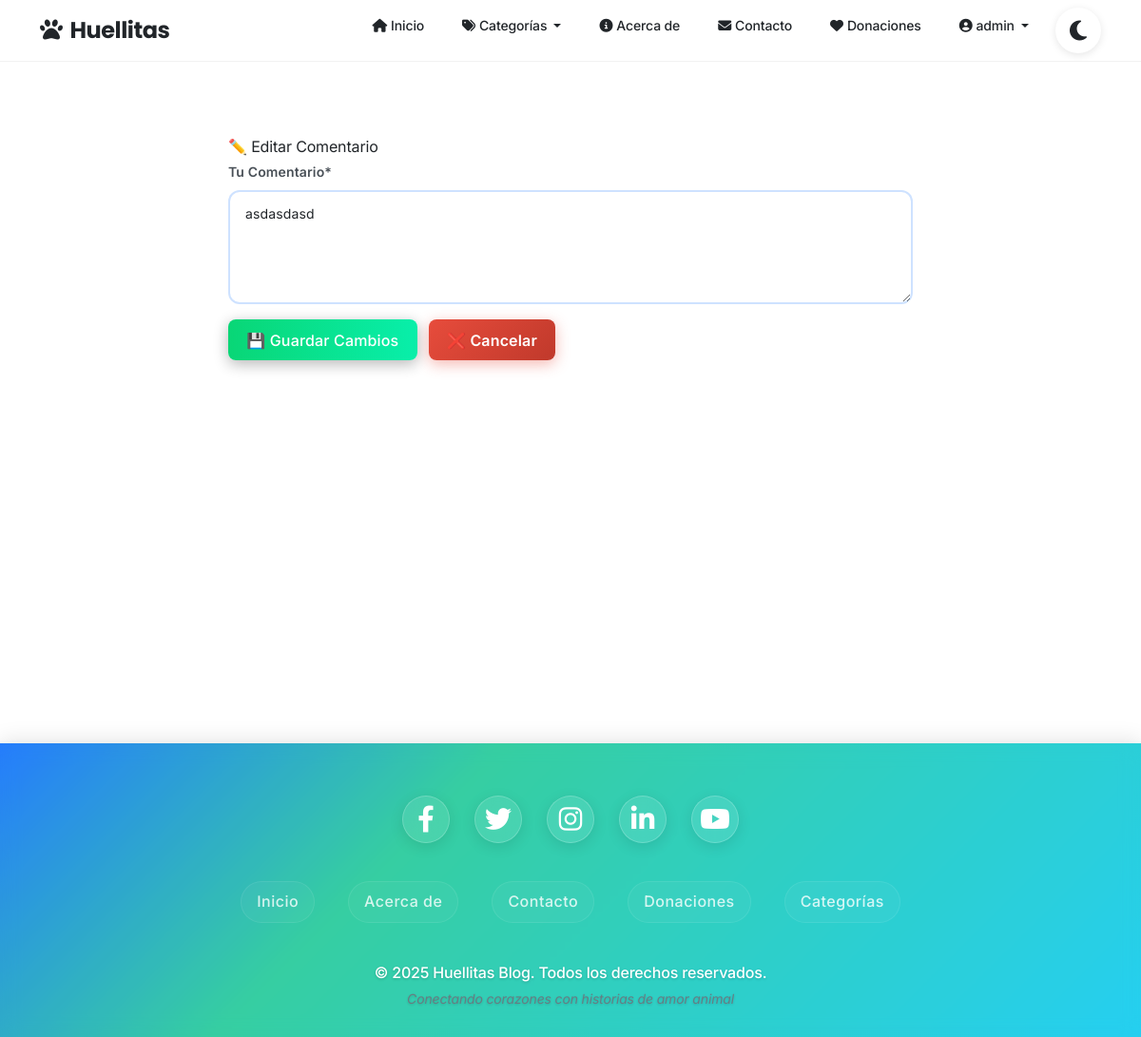
The app's page /comentario/9/editar/ (signed in), older data.
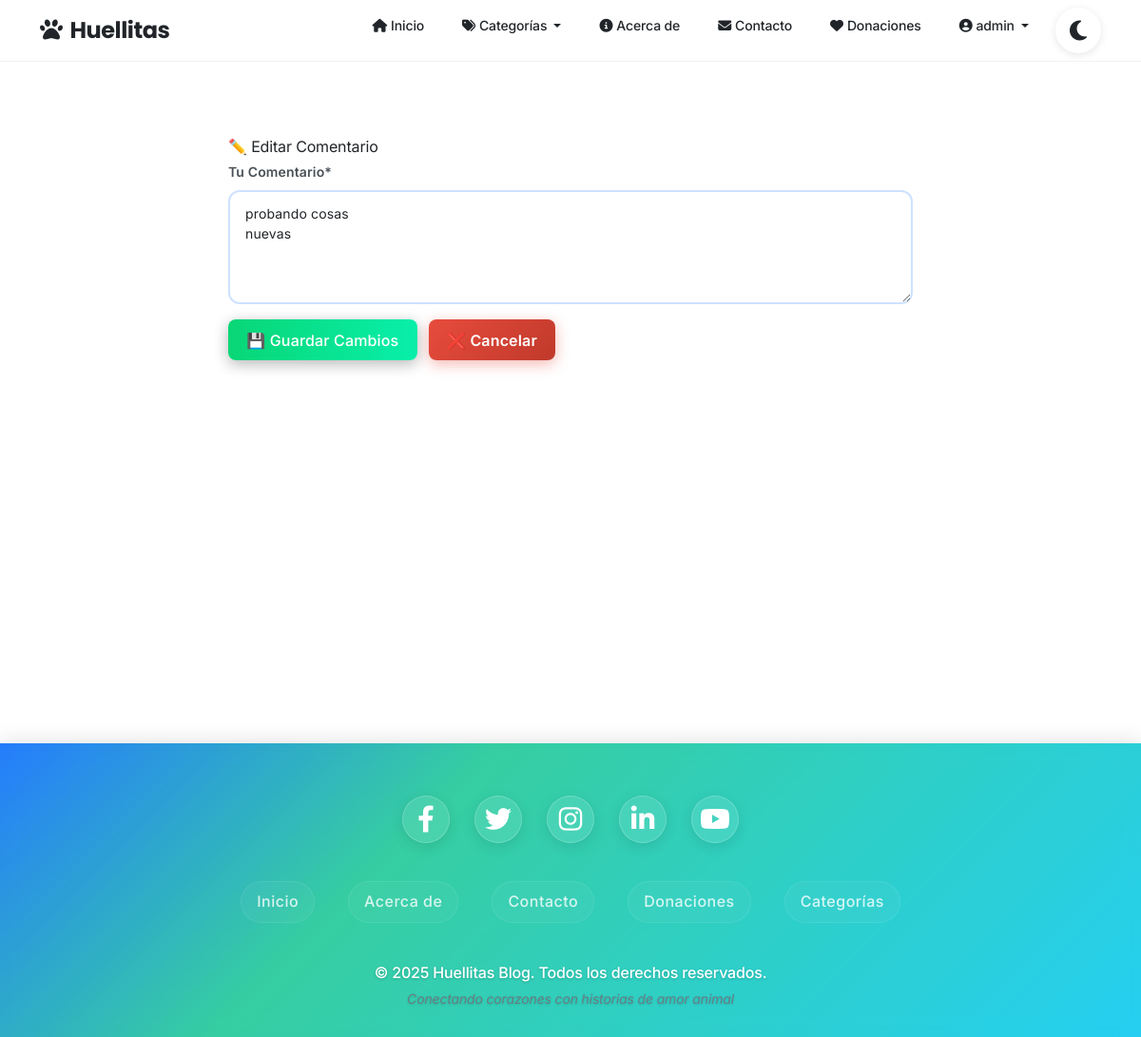
The same page, newer data.
### blog/models.py (models this page shows, shortened)
class Comentario(models.Model):
    post = models.ForeignKey(Post, on_delete=models.CASCADE, related_name='comentarios') # Un comentario pertenece a un post. Si el post se elimina, sus comentarios también.
    autor = models.ForeignKey(User, on_delete=models.CASCADE, related_name='comentarios') # Un comentario es hecho por un usuario.
    contenido = models.TextField()
    fecha_creacion = models.DateTimeField(auto_now_add=True) # Se establece automáticamente al crear el comentario
    class Meta:
        ordering = ['fecha_creacion'] # Ordenar comentarios por fecha de creación

### blog/views.py (the view, shortened to what this page needs)
# urls.py: path('comentario/<int:pk>/editar/', ComentarioUpdateView.as_view(), name='comentario_edit'),
class ComentarioUpdateView(LoginRequiredMixin, UserPassesTestMixin, UpdateView):
    model = Comentario
    form_class = ComentarioForm
    template_name = 'blog/comentario_edit.html'
    context_object_name = 'comentario'
    def test_func(self):
        comentario = self.get_object()
        return self.request.user == comentario.autor or self.request.user.is_superuser

### blog/forms.py
class ComentarioForm(forms.ModelForm):
    class Meta:
        model = Comentario
        fields = ['contenido'] # Esto coincide con el 'name="content"' de tu textarea en post_detail.html
        labels = {
            'contenido': 'Tu Comentario',
        }
        widgets = {
            'contenido': forms.Textarea(attrs={'rows': 4, 'placeholder': 'Escribe tu comentario aquí...', 'required': True}),
        }

### blog/context_processors.py (called while the page is built)
def categorias_globales(request):
    return {
        'categorias': Categoria.objects.all()
    }

### blog/models.py (called while the page is built)
    def get_absolute_url(self):
        return reverse('category_detail', kwargs={'pk': self.pk})

### blog/templates/blog/comentario_edit.html (shortened to what this page needs)
{% extends 'blog/base.html' %}
{% load crispy_forms_tags %}
{% block content %}
                ✏️ Editar Comentario
                <form method="post">
                    {{ form|crispy }}
                    <button type="submit" class="btn btn-success me-2">💾 Guardar Cambios</button>
                    <a href="{% url 'post_detail' comentario.post.pk %}" class="btn btn-danger">❌ Cancelar</a>
                </form>
{% endblock %}

Row changes from the older to the newer data that the page shows:
changed Comentario: contenido "asdasdasd" → "probando cosas nuevas"
